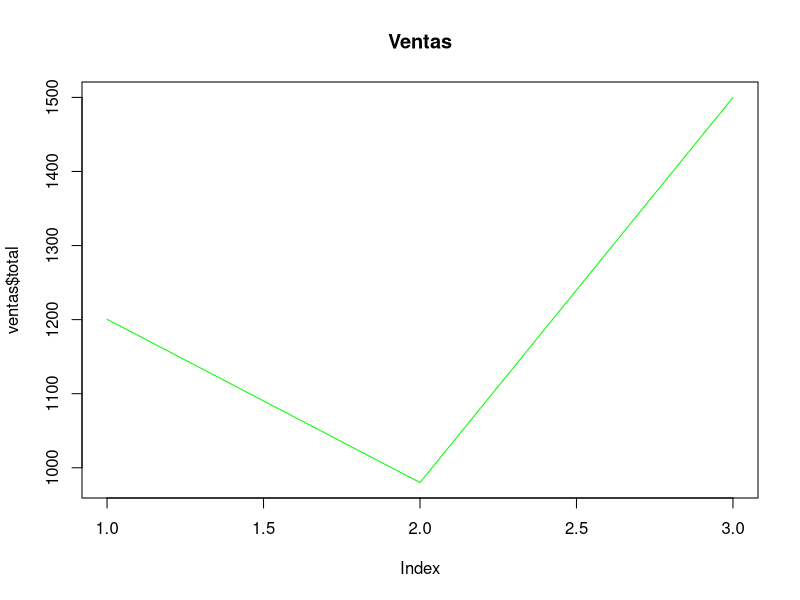

Write the R code that produced this figure.
# R — análisis rápido
library(dplyr)

ventas <- data.frame(
  mes = c("ene", "feb", "mar"),
  total = c(1200.5, 980, 1500)
)

resumen <- ventas %>%
  filter(total > 1000) %>%
  mutate(iva = total * 0.13) %>%
  summarise(promedio = mean(total), n = n())

print(resumen)
plot(ventas$total, type = "l", col = "green", main = "Ventas")
